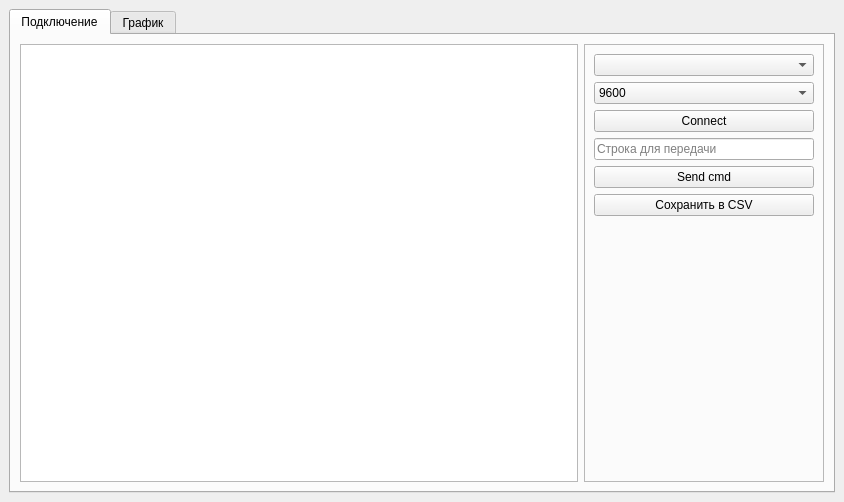
<?xml version="1.0" encoding="UTF-8"?>
<ui version="4.0">
 <class>MainWindow</class>
 <widget class="QMainWindow" name="MainWindow">
  <property name="geometry">
   <rect>
    <x>0</x>
    <y>0</y>
    <width>844</width>
    <height>502</height>
   </rect>
  </property>
  <property name="windowTitle">
   <string>MainWindow</string>
  </property>
  <widget class="QWidget" name="centralwidget">
   <layout class="QVBoxLayout" name="verticalLayout_2">
    <item>
     <widget class="QTabWidget" name="tabWidget">
      <property name="currentIndex">
       <number>0</number>
      </property>
      <widget class="QWidget" name="tab">
       <attribute name="title">
        <string>Подключение</string>
       </attribute>
       <layout class="QHBoxLayout" name="horizontalLayout">
        <item>
         <widget class="QTextEdit" name="textEdit"/>
        </item>
        <item>
         <widget class="QFrame" name="frame">
          <property name="maximumSize">
           <size>
            <width>240</width>
            <height>16777215</height>
           </size>
          </property>
          <property name="frameShape">
           <enum>QFrame::Shape::StyledPanel</enum>
          </property>
          <property name="frameShadow">
           <enum>QFrame::Shadow::Raised</enum>
          </property>
          <layout class="QVBoxLayout" name="verticalLayout">
           <item>
            <widget class="QComboBox" name="comboBox_ports"/>
           </item>
           <item>
            <widget class="QComboBox" name="comboBox_baudrate">
             <property name="toolTip">
              <string>Выберите скорость передачи данных</string>
             </property>
             <item>
              <property name="text">
               <string>9600</string>
              </property>
             </item>
             <item>
              <property name="text">
               <string>19200</string>
              </property>
             </item>
             <item>
              <property name="text">
               <string>38400</string>
              </property>
             </item>
             <item>
              <property name="text">
               <string>57600</string>
              </property>
             </item>
             <item>
              <property name="text">
               <string>115200</string>
              </property>
             </item>
             <item>
              <property name="text">
               <string>1000000</string>
              </property>
             </item>
            </widget>
           </item>
           <item>
            <widget class="QPushButton" name="pushButton_connect">
             <property name="text">
              <string>Connect</string>
             </property>
            </widget>
           </item>
           <item>
            <widget class="QLineEdit" name="lineEdit">
             <property name="text">
              <string/>
             </property>
             <property name="placeholderText">
              <string>Строка для передачи</string>
             </property>
            </widget>
           </item>
           <item>
            <widget class="QPushButton" name="pushButton_send">
             <property name="text">
              <string>Send cmd</string>
             </property>
            </widget>
           </item>
           <item>
            <widget class="QPushButton" name="pushButton_saveCSV">
             <property name="text">
              <string>Сохранить в CSV</string>
             </property>
            </widget>
           </item>
           <item>
            <spacer name="verticalSpacer">
             <property name="orientation">
              <enum>Qt::Orientation::Vertical</enum>
             </property>
             <property name="sizeHint" stdset="0">
              <size>
               <width>20</width>
               <height>40</height>
              </size>
             </property>
            </spacer>
           </item>
          </layout>
         </widget>
        </item>
       </layout>
      </widget>
      <widget class="QWidget" name="tab_3">
       <property name="sizePolicy">
        <sizepolicy hsizetype="Expanding" vsizetype="Expanding">
         <horstretch>0</horstretch>
         <verstretch>0</verstretch>
        </sizepolicy>
       </property>
       <attribute name="title">
        <string>График</string>
       </attribute>
       <layout class="QVBoxLayout" name="verticalLayout_3">
        <item>
         <widget class="QWidget" name="plotWidget" native="true">
          <property name="sizePolicy">
           <sizepolicy hsizetype="Expanding" vsizetype="Expanding">
            <horstretch>0</horstretch>
            <verstretch>0</verstretch>
           </sizepolicy>
          </property>
         </widget>
        </item>
       </layout>
      </widget>
     </widget>
    </item>
   </layout>
  </widget>
  <widget class="QMenuBar" name="menubar">
   <property name="geometry">
    <rect>
     <x>0</x>
     <y>0</y>
     <width>844</width>
     <height>22</height>
    </rect>
   </property>
  </widget>
 </widget>
 <resources/>
 <connections/>
</ui>
